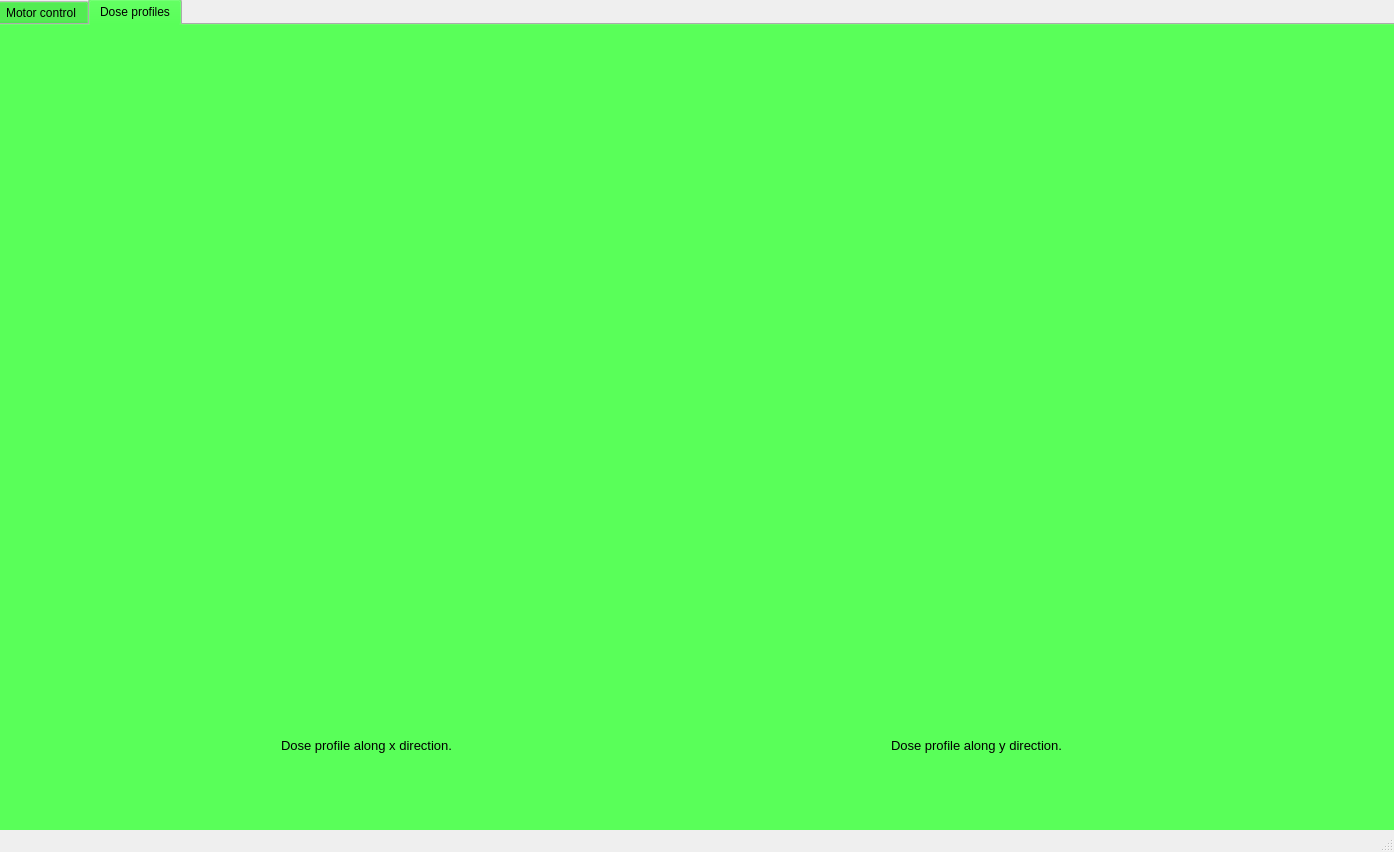
<?xml version="1.0" encoding="UTF-8"?>
<ui version="4.0">
 <class>MainWindow</class>
 <widget class="QMainWindow" name="MainWindow">
  <property name="geometry">
   <rect>
    <x>0</x>
    <y>0</y>
    <width>1394</width>
    <height>852</height>
   </rect>
  </property>
  <property name="palette">
   <palette>
    <active>
     <colorrole role="Button">
      <brush brushstyle="SolidPattern">
       <color alpha="255">
        <red>0</red>
        <green>255</green>
        <blue>0</blue>
       </color>
      </brush>
     </colorrole>
    </active>
    <inactive>
     <colorrole role="Button">
      <brush brushstyle="SolidPattern">
       <color alpha="255">
        <red>0</red>
        <green>255</green>
        <blue>0</blue>
       </color>
      </brush>
     </colorrole>
    </inactive>
    <disabled>
     <colorrole role="Button">
      <brush brushstyle="SolidPattern">
       <color alpha="255">
        <red>0</red>
        <green>255</green>
        <blue>0</blue>
       </color>
      </brush>
     </colorrole>
    </disabled>
   </palette>
  </property>
  <property name="windowTitle">
   <string>MainWindow</string>
  </property>
  <widget class="QWidget" name="centralwidget">
   <widget class="QTabWidget" name="tabWidget">
    <property name="geometry">
     <rect>
      <x>-6</x>
      <y>-1</y>
      <width>1461</width>
      <height>861</height>
     </rect>
    </property>
    <property name="sizePolicy">
     <sizepolicy hsizetype="Fixed" vsizetype="Expanding">
      <horstretch>0</horstretch>
      <verstretch>0</verstretch>
     </sizepolicy>
    </property>
    <property name="currentIndex">
     <number>1</number>
    </property>
    <widget class="QWidget" name="tab">
     <attribute name="title">
      <string>Motor control</string>
     </attribute>
     <widget class="QPushButton" name="button_s1_beam">
      <property name="geometry">
       <rect>
        <x>260</x>
        <y>70</y>
        <width>161</width>
        <height>101</height>
       </rect>
      </property>
      <property name="toolTip">
       <string>When clicking the button, the first scatterer moves into beam position (into the beamline).</string>
      </property>
      <property name="text">
       <string>BEAM</string>
      </property>
     </widget>
     <widget class="QPushButton" name="button_load_dcm_image">
      <property name="geometry">
       <rect>
        <x>880</x>
        <y>90</y>
        <width>341</width>
        <height>41</height>
       </rect>
      </property>
      <property name="toolTip">
       <string>When clicking the button, one can load a .dcm image aquired from the dose measurement.</string>
      </property>
      <property name="text">
       <string>Load Image</string>
      </property>
     </widget>
     <widget class="QPushButton" name="button_s2_adjust">
      <property name="geometry">
       <rect>
        <x>600</x>
        <y>70</y>
        <width>161</width>
        <height>101</height>
       </rect>
      </property>
      <property name="toolTip">
       <string>When clicking the button, the second scatterer adjusts its beam position (still in the beamline).</string>
      </property>
      <property name="text">
       <string>ADJUST</string>
      </property>
     </widget>
     <widget class="matplotlibWidget" name="Display_dcm_image" native="true">
      <property name="enabled">
       <bool>true</bool>
      </property>
      <property name="geometry">
       <rect>
        <x>860</x>
        <y>150</y>
        <width>381</width>
        <height>411</height>
       </rect>
      </property>
      <property name="sizePolicy">
       <sizepolicy hsizetype="Expanding" vsizetype="Maximum">
        <horstretch>0</horstretch>
        <verstretch>0</verstretch>
       </sizepolicy>
      </property>
      <property name="minimumSize">
       <size>
        <width>300</width>
        <height>300</height>
       </size>
      </property>
      <property name="maximumSize">
       <size>
        <width>1000000</width>
        <height>1000000</height>
       </size>
      </property>
     </widget>
     <widget class="QPushButton" name="button_s1_park">
      <property name="geometry">
       <rect>
        <x>260</x>
        <y>170</y>
        <width>161</width>
        <height>101</height>
       </rect>
      </property>
      <property name="toolTip">
       <string>When clicking the button, the first scatterer moves into parking position (out of the beamline).</string>
      </property>
      <property name="text">
       <string>PARK</string>
      </property>
      <property name="checkable">
       <bool>false</bool>
      </property>
      <property name="checked">
       <bool>false</bool>
      </property>
     </widget>
     <widget class="QLabel" name="aufbau">
      <property name="geometry">
       <rect>
        <x>30</x>
        <y>290</y>
        <width>731</width>
        <height>191</height>
       </rect>
      </property>
      <property name="text">
       <string/>
      </property>
      <property name="pixmap">
       <pixmap>Zeichnung_aufbau.png</pixmap>
      </property>
      <property name="scaledContents">
       <bool>true</bool>
      </property>
     </widget>
     <widget class="QGroupBox" name="groupBox_correction">
      <property name="enabled">
       <bool>true</bool>
      </property>
      <property name="geometry">
       <rect>
        <x>920</x>
        <y>630</y>
        <width>261</width>
        <height>111</height>
       </rect>
      </property>
      <property name="sizePolicy">
       <sizepolicy hsizetype="Minimum" vsizetype="Preferred">
        <horstretch>0</horstretch>
        <verstretch>0</verstretch>
       </sizepolicy>
      </property>
      <property name="minimumSize">
       <size>
        <width>150</width>
        <height>0</height>
       </size>
      </property>
      <property name="font">
       <font>
        <pointsize>10</pointsize>
        <weight>75</weight>
        <bold>true</bold>
       </font>
      </property>
      <property name="toolTip">
       <string/>
      </property>
      <property name="title">
       <string>correction of 2nd scatterer</string>
      </property>
      <layout class="QGridLayout" name="gridLayout_3">
       <item row="1" column="1">
        <widget class="QLineEdit" name="edit_correction_y">
         <property name="enabled">
          <bool>false</bool>
         </property>
         <property name="minimumSize">
          <size>
           <width>40</width>
           <height>0</height>
          </size>
         </property>
         <property name="font">
          <font>
           <pointsize>10</pointsize>
          </font>
         </property>
         <property name="toolTip">
          <string>This value represents the correction of the second scatterer in y (vertical) direction.</string>
         </property>
         <property name="alignment">
          <set>Qt::AlignCenter</set>
         </property>
        </widget>
       </item>
       <item row="0" column="0">
        <widget class="QLabel" name="label_correction_x">
         <property name="font">
          <font>
           <pointsize>10</pointsize>
          </font>
         </property>
         <property name="text">
          <string>x</string>
         </property>
        </widget>
       </item>
       <item row="1" column="0">
        <widget class="QLabel" name="label_correction_y">
         <property name="font">
          <font>
           <pointsize>10</pointsize>
          </font>
         </property>
         <property name="text">
          <string>y</string>
         </property>
        </widget>
       </item>
       <item row="0" column="2">
        <widget class="QLabel" name="label_mm_9">
         <property name="font">
          <font>
           <pointsize>10</pointsize>
          </font>
         </property>
         <property name="text">
          <string>&lt;html&gt;&lt;head/&gt;&lt;body&gt;&lt;p&gt;mm&lt;/p&gt;&lt;/body&gt;&lt;/html&gt;</string>
         </property>
        </widget>
       </item>
       <item row="1" column="2">
        <widget class="QLabel" name="label_mm_10">
         <property name="font">
          <font>
           <pointsize>10</pointsize>
          </font>
         </property>
         <property name="text">
          <string>mm</string>
         </property>
        </widget>
       </item>
       <item row="0" column="1">
        <widget class="QLineEdit" name="edit_correction_x">
         <property name="enabled">
          <bool>false</bool>
         </property>
         <property name="minimumSize">
          <size>
           <width>40</width>
           <height>0</height>
          </size>
         </property>
         <property name="font">
          <font>
           <pointsize>10</pointsize>
          </font>
         </property>
         <property name="toolTip">
          <string>This value represents the correction of the second scatterer in x (horizontal) direction.</string>
         </property>
         <property name="alignment">
          <set>Qt::AlignCenter</set>
         </property>
        </widget>
       </item>
      </layout>
     </widget>
     <widget class="QGroupBox" name="GroupCoordinates">
      <property name="geometry">
       <rect>
        <x>240</x>
        <y>510</y>
        <width>451</width>
        <height>251</height>
       </rect>
      </property>
      <property name="sizePolicy">
       <sizepolicy hsizetype="Preferred" vsizetype="Minimum">
        <horstretch>0</horstretch>
        <verstretch>0</verstretch>
       </sizepolicy>
      </property>
      <property name="minimumSize">
       <size>
        <width>0</width>
        <height>150</height>
       </size>
      </property>
      <property name="font">
       <font>
        <pointsize>12</pointsize>
        <weight>75</weight>
        <bold>true</bold>
       </font>
      </property>
      <property name="title">
       <string>Coordinates</string>
      </property>
      <layout class="QHBoxLayout" name="horizontalLayout_8">
       <item>
        <widget class="QGroupBox" name="groupBox_s1">
         <property name="enabled">
          <bool>true</bool>
         </property>
         <property name="sizePolicy">
          <sizepolicy hsizetype="Preferred" vsizetype="Preferred">
           <horstretch>0</horstretch>
           <verstretch>0</verstretch>
          </sizepolicy>
         </property>
         <property name="minimumSize">
          <size>
           <width>150</width>
           <height>0</height>
          </size>
         </property>
         <property name="font">
          <font>
           <pointsize>10</pointsize>
           <weight>75</weight>
           <bold>true</bold>
          </font>
         </property>
         <property name="toolTip">
          <string/>
         </property>
         <property name="title">
          <string>1st scatterer</string>
         </property>
         <layout class="QGridLayout" name="gridLayout">
          <item row="1" column="1">
           <widget class="QLineEdit" name="edit_s1_cur_x">
            <property name="enabled">
             <bool>false</bool>
            </property>
            <property name="minimumSize">
             <size>
              <width>40</width>
              <height>0</height>
             </size>
            </property>
            <property name="font">
             <font>
              <pointsize>10</pointsize>
             </font>
            </property>
            <property name="toolTip">
             <string>This value represents the current x (horizontal) position of the first scatterer.</string>
            </property>
            <property name="alignment">
             <set>Qt::AlignCenter</set>
            </property>
           </widget>
          </item>
          <item row="3" column="2">
           <widget class="QLabel" name="label_mm">
            <property name="font">
             <font>
              <pointsize>10</pointsize>
             </font>
            </property>
            <property name="text">
             <string>mm</string>
            </property>
           </widget>
          </item>
          <item row="3" column="1">
           <widget class="QLineEdit" name="edit_s1_tar_x">
            <property name="enabled">
             <bool>false</bool>
            </property>
            <property name="minimumSize">
             <size>
              <width>40</width>
              <height>0</height>
             </size>
            </property>
            <property name="font">
             <font>
              <pointsize>10</pointsize>
             </font>
            </property>
            <property name="toolTip">
             <string>This value represents the target x (horizontal) position of the first scatterer.</string>
            </property>
            <property name="alignment">
             <set>Qt::AlignCenter</set>
            </property>
           </widget>
          </item>
          <item row="3" column="0">
           <widget class="QLabel" name="label_s1_tar_x">
            <property name="font">
             <font>
              <pointsize>10</pointsize>
             </font>
            </property>
            <property name="text">
             <string>x</string>
            </property>
           </widget>
          </item>
          <item row="1" column="2">
           <widget class="QLabel" name="label_mm_4">
            <property name="font">
             <font>
              <pointsize>10</pointsize>
             </font>
            </property>
            <property name="text">
             <string>&lt;html&gt;&lt;head/&gt;&lt;body&gt;&lt;p&gt;mm&lt;/p&gt;&lt;/body&gt;&lt;/html&gt;</string>
            </property>
           </widget>
          </item>
          <item row="2" column="0" colspan="2">
           <widget class="QLabel" name="label_s1_tar">
            <property name="enabled">
             <bool>true</bool>
            </property>
            <property name="font">
             <font>
              <pointsize>10</pointsize>
             </font>
            </property>
            <property name="text">
             <string>target position:</string>
            </property>
           </widget>
          </item>
          <item row="1" column="0">
           <widget class="QLabel" name="label_s1_cur_x">
            <property name="font">
             <font>
              <pointsize>10</pointsize>
             </font>
            </property>
            <property name="text">
             <string>x</string>
            </property>
           </widget>
          </item>
          <item row="0" column="0" colspan="2">
           <widget class="QLabel" name="label_s1_cur">
            <property name="sizePolicy">
             <sizepolicy hsizetype="Preferred" vsizetype="Preferred">
              <horstretch>0</horstretch>
              <verstretch>0</verstretch>
             </sizepolicy>
            </property>
            <property name="font">
             <font>
              <pointsize>10</pointsize>
             </font>
            </property>
            <property name="text">
             <string>current position:</string>
            </property>
           </widget>
          </item>
         </layout>
         <zorder>edit_s1_cur_x</zorder>
         <zorder>label_s1_cur</zorder>
         <zorder>label_s1_cur_x</zorder>
         <zorder>label_s1_tar</zorder>
         <zorder>label_mm_4</zorder>
         <zorder>label_s1_tar_x</zorder>
         <zorder>edit_s1_tar_x</zorder>
         <zorder>label_mm</zorder>
        </widget>
       </item>
       <item>
        <widget class="QGroupBox" name="groupBox_s2">
         <property name="enabled">
          <bool>true</bool>
         </property>
         <property name="sizePolicy">
          <sizepolicy hsizetype="Preferred" vsizetype="Preferred">
           <horstretch>0</horstretch>
           <verstretch>0</verstretch>
          </sizepolicy>
         </property>
         <property name="minimumSize">
          <size>
           <width>150</width>
           <height>0</height>
          </size>
         </property>
         <property name="font">
          <font>
           <pointsize>10</pointsize>
           <weight>75</weight>
           <bold>true</bold>
          </font>
         </property>
         <property name="toolTip">
          <string/>
         </property>
         <property name="title">
          <string>2nd scatterer</string>
         </property>
         <layout class="QGridLayout" name="gridLayout_2">
          <item row="0" column="0" colspan="2">
           <widget class="QLabel" name="label_s2_cur">
            <property name="font">
             <font>
              <pointsize>10</pointsize>
             </font>
            </property>
            <property name="text">
             <string>current position:</string>
            </property>
           </widget>
          </item>
          <item row="1" column="0">
           <widget class="QLabel" name="label_s2_cur_x">
            <property name="font">
             <font>
              <pointsize>10</pointsize>
             </font>
            </property>
            <property name="text">
             <string>x</string>
            </property>
           </widget>
          </item>
          <item row="3" column="0" colspan="2">
           <widget class="QLabel" name="label_s2_tar">
            <property name="enabled">
             <bool>true</bool>
            </property>
            <property name="font">
             <font>
              <pointsize>10</pointsize>
             </font>
            </property>
            <property name="text">
             <string>target position:</string>
            </property>
           </widget>
          </item>
          <item row="4" column="1">
           <widget class="QLineEdit" name="edit_s2_tar_x">
            <property name="enabled">
             <bool>false</bool>
            </property>
            <property name="minimumSize">
             <size>
              <width>40</width>
              <height>0</height>
             </size>
            </property>
            <property name="font">
             <font>
              <pointsize>10</pointsize>
             </font>
            </property>
            <property name="toolTip">
             <string>This value represents the target x (horizontal) position of the second scatterer.</string>
            </property>
            <property name="alignment">
             <set>Qt::AlignCenter</set>
            </property>
           </widget>
          </item>
          <item row="4" column="2">
           <widget class="QLabel" name="label_mm_7">
            <property name="font">
             <font>
              <pointsize>10</pointsize>
             </font>
            </property>
            <property name="text">
             <string>mm</string>
            </property>
           </widget>
          </item>
          <item row="1" column="1">
           <widget class="QLineEdit" name="edit_s2_cur_x">
            <property name="enabled">
             <bool>false</bool>
            </property>
            <property name="minimumSize">
             <size>
              <width>40</width>
              <height>0</height>
             </size>
            </property>
            <property name="font">
             <font>
              <pointsize>10</pointsize>
             </font>
            </property>
            <property name="toolTip">
             <string>This value represents the current x (horizontal) position of the second scatterer.</string>
            </property>
            <property name="alignment">
             <set>Qt::AlignCenter</set>
            </property>
           </widget>
          </item>
          <item row="2" column="0">
           <widget class="QLabel" name="label_s2_cur_y">
            <property name="font">
             <font>
              <pointsize>10</pointsize>
             </font>
            </property>
            <property name="text">
             <string>y</string>
            </property>
           </widget>
          </item>
          <item row="2" column="1">
           <widget class="QLineEdit" name="edit_s2_cur_y">
            <property name="enabled">
             <bool>false</bool>
            </property>
            <property name="minimumSize">
             <size>
              <width>40</width>
              <height>0</height>
             </size>
            </property>
            <property name="font">
             <font>
              <pointsize>10</pointsize>
             </font>
            </property>
            <property name="toolTip">
             <string>This value represents the current y (vertical) position of the second scatterer.</string>
            </property>
            <property name="alignment">
             <set>Qt::AlignCenter</set>
            </property>
           </widget>
          </item>
          <item row="5" column="2">
           <widget class="QLabel" name="label_mm_8">
            <property name="font">
             <font>
              <pointsize>10</pointsize>
             </font>
            </property>
            <property name="text">
             <string>mm</string>
            </property>
           </widget>
          </item>
          <item row="5" column="0">
           <widget class="QLabel" name="label_s2_tar_y">
            <property name="font">
             <font>
              <pointsize>10</pointsize>
             </font>
            </property>
            <property name="text">
             <string>y</string>
            </property>
           </widget>
          </item>
          <item row="1" column="2">
           <widget class="QLabel" name="label_mm_5">
            <property name="font">
             <font>
              <pointsize>10</pointsize>
             </font>
            </property>
            <property name="text">
             <string>&lt;html&gt;&lt;head/&gt;&lt;body&gt;&lt;p&gt;mm&lt;/p&gt;&lt;/body&gt;&lt;/html&gt;</string>
            </property>
           </widget>
          </item>
          <item row="4" column="0">
           <widget class="QLabel" name="label_s2_tar_x">
            <property name="font">
             <font>
              <pointsize>10</pointsize>
             </font>
            </property>
            <property name="text">
             <string>x</string>
            </property>
           </widget>
          </item>
          <item row="2" column="2">
           <widget class="QLabel" name="label_mm_6">
            <property name="font">
             <font>
              <pointsize>10</pointsize>
             </font>
            </property>
            <property name="text">
             <string>mm</string>
            </property>
           </widget>
          </item>
          <item row="5" column="1">
           <widget class="QLineEdit" name="edit_s2_tar_y">
            <property name="enabled">
             <bool>false</bool>
            </property>
            <property name="minimumSize">
             <size>
              <width>40</width>
              <height>0</height>
             </size>
            </property>
            <property name="font">
             <font>
              <pointsize>10</pointsize>
             </font>
            </property>
            <property name="toolTip">
             <string>This value represents the target y (vertical) position of the second scatterer.</string>
            </property>
            <property name="alignment">
             <set>Qt::AlignCenter</set>
            </property>
           </widget>
          </item>
         </layout>
        </widget>
       </item>
      </layout>
     </widget>
     <widget class="QPushButton" name="button_s2_beam">
      <property name="geometry">
       <rect>
        <x>440</x>
        <y>70</y>
        <width>161</width>
        <height>101</height>
       </rect>
      </property>
      <property name="toolTip">
       <string>When clicking the button, the second scatterer moves into beam position (into the beamline).</string>
      </property>
      <property name="text">
       <string>BEAM</string>
      </property>
     </widget>
     <widget class="QPushButton" name="button_s2_park">
      <property name="geometry">
       <rect>
        <x>440</x>
        <y>170</y>
        <width>161</width>
        <height>101</height>
       </rect>
      </property>
      <property name="toolTip">
       <string>When clicking the button, the second scatterer moves into parking position (out of the beamline).</string>
      </property>
      <property name="text">
       <string>PARK</string>
      </property>
      <property name="checkable">
       <bool>false</bool>
      </property>
      <property name="checked">
       <bool>false</bool>
      </property>
     </widget>
     <widget class="QLabel" name="label_dcm_image">
      <property name="geometry">
       <rect>
        <x>870</x>
        <y>570</y>
        <width>361</width>
        <height>51</height>
       </rect>
      </property>
      <property name="text">
       <string/>
      </property>
     </widget>
     <widget class="QPushButton" name="button_in_vivo">
      <property name="geometry">
       <rect>
        <x>110</x>
        <y>190</y>
        <width>111</width>
        <height>61</height>
       </rect>
      </property>
      <property name="toolTip">
       <string>When clicking the button, both scatterer move into parking position (out of the beamline).</string>
      </property>
      <property name="text">
       <string>IN VIVO</string>
      </property>
     </widget>
     <widget class="QPushButton" name="button_in_vitro">
      <property name="geometry">
       <rect>
        <x>110</x>
        <y>90</y>
        <width>111</width>
        <height>61</height>
       </rect>
      </property>
      <property name="toolTip">
       <string>When clicking the button, both scatterer move into beam position (into the beamline).</string>
      </property>
      <property name="text">
       <string>IN VITRO</string>
      </property>
     </widget>
     <widget class="QGroupBox" name="groupBox">
      <property name="geometry">
       <rect>
        <x>20</x>
        <y>490</y>
        <width>200</width>
        <height>300</height>
       </rect>
      </property>
      <property name="sizePolicy">
       <sizepolicy hsizetype="Expanding" vsizetype="MinimumExpanding">
        <horstretch>0</horstretch>
        <verstretch>0</verstretch>
       </sizepolicy>
      </property>
      <property name="minimumSize">
       <size>
        <width>200</width>
        <height>300</height>
       </size>
      </property>
      <property name="title">
       <string>Log</string>
      </property>
      <layout class="QGridLayout" name="gridLayout_14">
       <item row="0" column="0">
        <layout class="QVBoxLayout" name="LogBox"/>
       </item>
      </layout>
     </widget>
    </widget>
    <widget class="QWidget" name="tab">
     <attribute name="title">
      <string>Dose profiles</string>
     </attribute>
     <widget class="matplotlibWidget" name="Display_dose_profile_x" native="true">
      <property name="enabled">
       <bool>true</bool>
      </property>
      <property name="geometry">
       <rect>
        <x>80</x>
        <y>20</y>
        <width>581</width>
        <height>681</height>
       </rect>
      </property>
      <property name="sizePolicy">
       <sizepolicy hsizetype="Expanding" vsizetype="Maximum">
        <horstretch>0</horstretch>
        <verstretch>0</verstretch>
       </sizepolicy>
      </property>
      <property name="maximumSize">
       <size>
        <width>1000000</width>
        <height>1000000</height>
       </size>
      </property>
     </widget>
     <widget class="QLabel" name="label_dose_profile">
      <property name="geometry">
       <rect>
        <x>285</x>
        <y>710</y>
        <width>231</width>
        <height>21</height>
       </rect>
      </property>
      <property name="font">
       <font>
        <pointsize>10</pointsize>
       </font>
      </property>
      <property name="text">
       <string>Dose profile along x direction.</string>
      </property>
     </widget>
     <widget class="matplotlibWidget" name="Display_dose_profile_y" native="true">
      <property name="enabled">
       <bool>true</bool>
      </property>
      <property name="geometry">
       <rect>
        <x>690</x>
        <y>20</y>
        <width>581</width>
        <height>681</height>
       </rect>
      </property>
      <property name="sizePolicy">
       <sizepolicy hsizetype="Expanding" vsizetype="Maximum">
        <horstretch>0</horstretch>
        <verstretch>0</verstretch>
       </sizepolicy>
      </property>
      <property name="maximumSize">
       <size>
        <width>1000000</width>
        <height>1000000</height>
       </size>
      </property>
     </widget>
     <widget class="QLabel" name="label_dose_profile_3">
      <property name="geometry">
       <rect>
        <x>895</x>
        <y>710</y>
        <width>231</width>
        <height>21</height>
       </rect>
      </property>
      <property name="font">
       <font>
        <pointsize>10</pointsize>
       </font>
      </property>
      <property name="text">
       <string>Dose profile along y direction.</string>
      </property>
     </widget>
    </widget>
   </widget>
  </widget>
  <widget class="QMenuBar" name="menubar">
   <property name="geometry">
    <rect>
     <x>0</x>
     <y>0</y>
     <width>1394</width>
     <height>26</height>
    </rect>
   </property>
  </widget>
  <widget class="QStatusBar" name="statusbar"/>
 </widget>
 <customwidgets>
  <customwidget>
   <class>matplotlibWidget</class>
   <extends>QWidget</extends>
   <header>matplotlibwidgetFile</header>
   <container>1</container>
  </customwidget>
 </customwidgets>
 <resources/>
 <connections/>
</ui>
